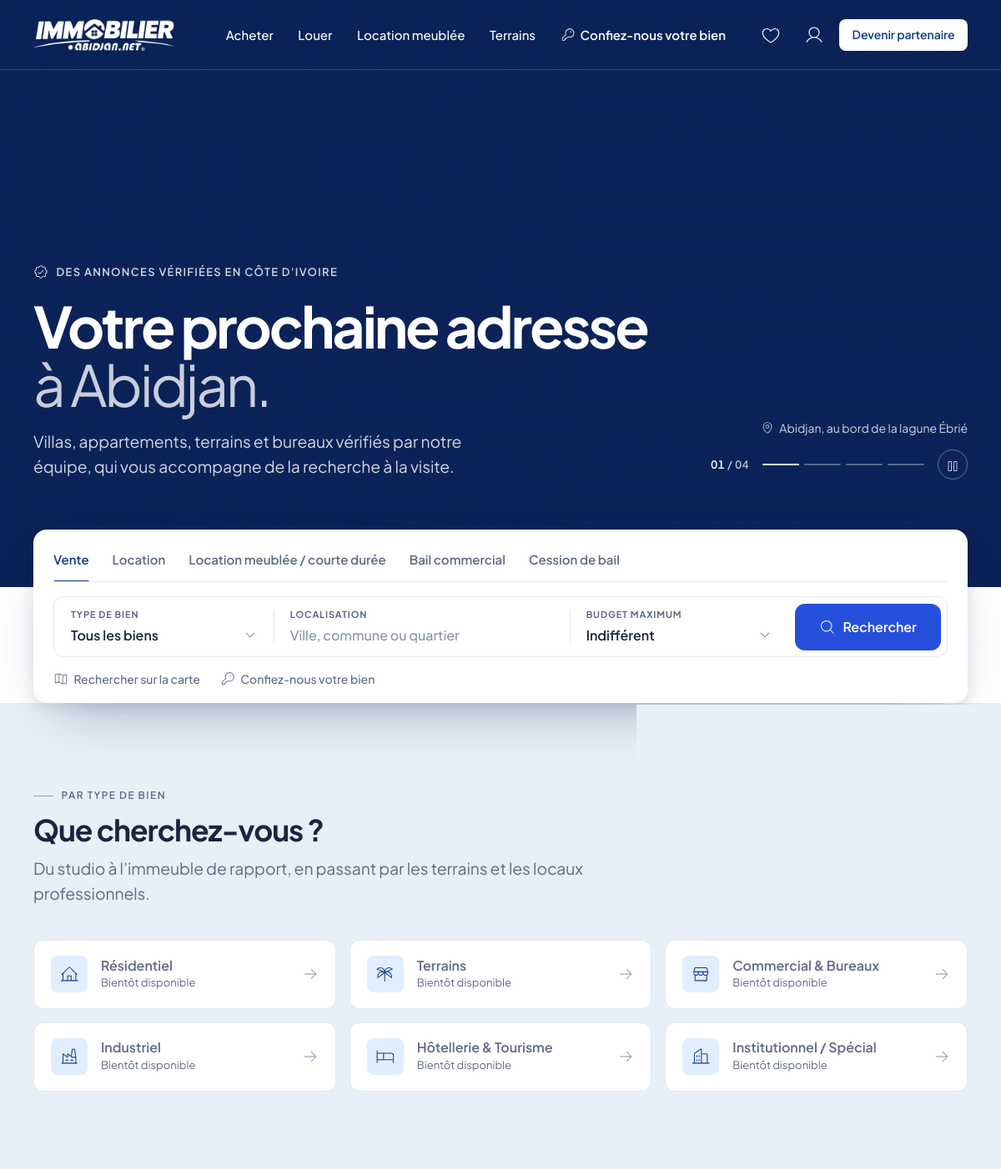
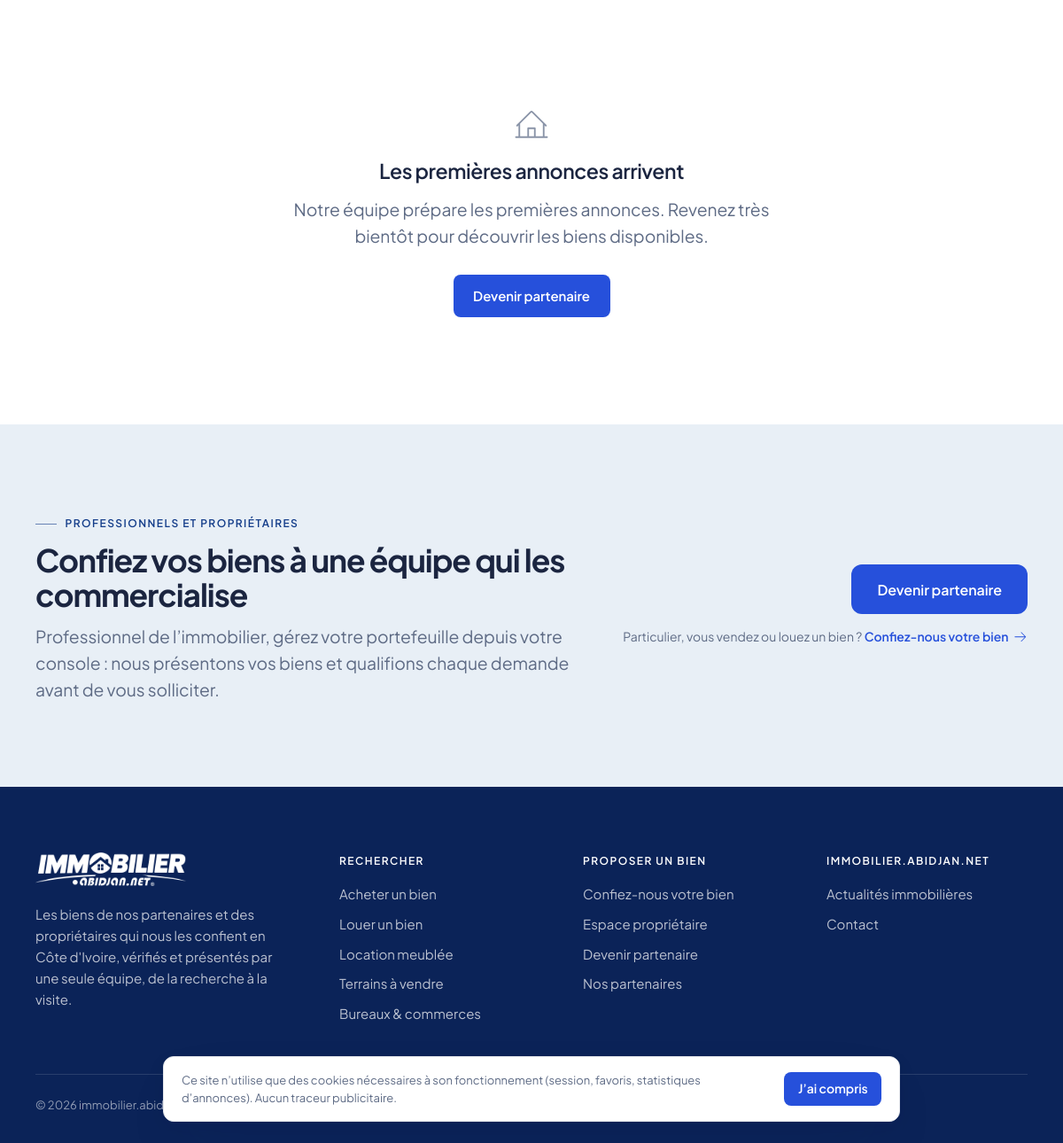
The page / on the database its author committed (2 pictures, top to bottom).
### tables this page shows
CREATE TABLE countries (
  id                 INT UNSIGNED     NOT NULL AUTO_INCREMENT,
  iso2               CHAR(2)          NOT NULL,
  name               VARCHAR(100)     NOT NULL,
  name_translations  JSON             NULL,
  currency_code      CHAR(3)          NOT NULL COMMENT 'ISO 4217 (XOF, XAF, GHS…)',
  currency_symbol    VARCHAR(10)      NOT NULL,
  currency_decimals  TINYINT UNSIGNED NOT NULL DEFAULT 0,
  phone_prefix       VARCHAR(6)       NOT NULL,
  default_locale     VARCHAR(10)      NOT NULL DEFAULT 'fr',
  timezone           VARCHAR(40)      NOT NULL,
  is_active          TINYINT(1)       NOT NULL DEFAULT 0,
  sort_order         SMALLINT         NOT NULL DEFAULT 0,
  created_at         DATETIME         NOT NULL DEFAULT CURRENT_TIMESTAMP,
  updated_at         DATETIME         NULL ON UPDATE CURRENT_TIMESTAMP,
  PRIMARY KEY (id),
  UNIQUE KEY uq_countries_iso2 (iso2)
);

CREATE TABLE transaction_types (
  id                   INT UNSIGNED  NOT NULL AUTO_INCREMENT,
  code                 VARCHAR(40)   NOT NULL,
  slug                 VARCHAR(60)   NOT NULL COMMENT 'Segment d’URL : acheter, louer…',
  name                 VARCHAR(80)   NOT NULL,
  name_translations    JSON          NULL,
  default_price_period ENUM('total','month','week','night','year') NOT NULL DEFAULT 'total',
  is_active            TINYINT(1)    NOT NULL DEFAULT 1,
  sort_order           SMALLINT      NOT NULL DEFAULT 0,
  PRIMARY KEY (id),
  UNIQUE KEY uq_transaction_types_code (code),
  UNIQUE KEY uq_transaction_types_slug (slug)
);

CREATE TABLE property_categories (
  id                 INT UNSIGNED  NOT NULL AUTO_INCREMENT,
  parent_id          INT UNSIGNED  NULL,
  country_id         INT UNSIGNED  NULL COMMENT 'NULL = disponible dans tous les pays',
  code               VARCHAR(60)   NOT NULL,
  slug               VARCHAR(80)   NOT NULL,
  name               VARCHAR(100)  NOT NULL,
  name_plural        VARCHAR(100)  NULL,
  name_translations  JSON          NULL,
  icon               VARCHAR(60)   NULL,
  description        TEXT          NULL,
  is_active          TINYINT(1)    NOT NULL DEFAULT 1,
  sort_order         SMALLINT      NOT NULL DEFAULT 0,
  created_at         DATETIME      NOT NULL DEFAULT CURRENT_TIMESTAMP,
  updated_at         DATETIME      NULL ON UPDATE CURRENT_TIMESTAMP,
  PRIMARY KEY (id),
  UNIQUE KEY uq_property_categories_code (code),
  UNIQUE KEY uq_property_categories_slug (slug),
  KEY idx_property_categories_parent (parent_id, is_active, sort_order),
  KEY idx_property_categories_country (country_id),
  CONSTRAINT fk_property_categories_parent  FOREIGN KEY (parent_id)  REFERENCES property_categories (id),
  CONSTRAINT fk_property_categories_country FOREIGN KEY (country_id) REFERENCES countries (id)
);

CREATE TABLE sites (
  id                 INT UNSIGNED  NOT NULL AUTO_INCREMENT,
  country_id         INT UNSIGNED  NOT NULL,
  code               VARCHAR(30)   NOT NULL COMMENT 'Identifiant technique (ci, sn…)',
  name               VARCHAR(100)  NOT NULL,
  theme              VARCHAR(50)   NOT NULL DEFAULT 'default',
  default_locale     VARCHAR(10)   NOT NULL DEFAULT 'fr',
  supported_locales  JSON          NULL COMMENT '["fr","en"]',
  contact_email      VARCHAR(190)  NULL,
  contact_phone      VARCHAR(30)   NULL,
  contact_whatsapp   VARCHAR(30)   NULL,
  address            VARCHAR(255)  NULL,
  latitude           DECIMAL(10,7) NULL COMMENT 'Position de l''éditeur (carte de la page Contact)',
  longitude          DECIMAL(10,7) NULL,
  social_links       JSON          NULL COMMENT '{"facebook": "https://…", …} — réseaux affichés dans le pied de page',
  analytics_id       VARCHAR(40)   NULL COMMENT 'Tag Google (G-… ou UA-…), chargé après consentement, production uniquement',
  status             ENUM('active','maintenance','disabled') NOT NULL DEFAULT 'disabled',
  created_at         DATETIME      NOT NULL DEFAULT CURRENT_TIMESTAMP,
  updated_at         DATETIME      NULL ON UPDATE CURRENT_TIMESTAMP,
  PRIMARY KEY (id),
  UNIQUE KEY uq_sites_code (code),
  KEY idx_sites_country (country_id),
  CONSTRAINT fk_sites_country FOREIGN KEY (country_id) REFERENCES countries (id)
);

### app/Views/front/partials/search.php (the view, shortened to what the rows shown need)
<?php
$values ??= [];
$current = $values['transaction'] ?? $transactions[0]['slug'];
$selectedType = (string) ($values['type'] ?? '');
?>
<form class="im-search" action="<?= e(url($current)) ?>" method="get" role="search" aria-label="<?= e(__('front.search.label')) ?>" data-search data-budgets="<?= e(json_encode($budgets, JSON_UNESCAPED_UNICODE)) ?>">
  <div class="im-tabs im-search__tabs" role="tablist" aria-label="<?= e(__('front.search.transaction_label')) ?>">
    <?php foreach ($transactions as $transaction): $active = $transaction['slug'] === $current; ?>
    <button class="im-tabs__tab" type="button" role="tab" aria-selected="<?= $active ? 'true' : 'false' ?>" data-search-transaction="<?= e($transaction['slug']) ?>" data-action="<?= e(url($transaction['slug'])) ?>">
      <?= e($transaction['label']) ?>
    </button>
    <?php endforeach; ?>
  </div>
</form>

### app/Views/front/pages/home.php (shortened to what the rows shown need)
<?php
$hasListings = $featured !== [] || $latest !== [];
?>
<?= render_view('front/partials/hero', $hero) ?>
<?php if ($families !== []): ?>
<section class="im-section im-section--mist" aria-labelledby="families-title">
  <div class="im-container">
    <header class="im-section-head">
      <div class="im-section-head__text">
        <h2 class="im-h2 im-section-head__title" id="families-title"><?= e(__('front.home.families_title')) ?></h2>
      </div>
    </header>
    <ul class="im-family-grid">
      <?php foreach ($families as $family): $count = (int) $family['listings']; ?>
      <li>
        <a class="im-family<?= $count === 0 ? ' is-empty' : '' ?>" href="<?= e(url('acheter/' . $family['slug'])) ?>">
          <span class="im-family__icon"><?= icon($family['icon'] ?: 'house') ?></span>
          <span class="im-family__body">
            <span class="im-family__name"><?= e($family['name_plural'] ?: $family['name']) ?></span>
            <span class="im-family__count"><?= e($count > 0 ? __n('front.home.families_count', $count) : __('front.home.families_empty')) ?></span>
          </span>
          <?= icon('arrow-right', 'im-family__arrow') ?>
        </a>
      </li>
      <?php endforeach; ?>
    </ul>
  </div>
</section>
<?php endif; ?>
<?php if (!$hasListings): ?>
<section class="im-section" aria-labelledby="empty-title">
  <div class="im-container">
    <div class="im-empty-home">
      <h2 class="im-h3" id="empty-title"><?= e(__('front.home.empty_title')) ?></h2>
    </div>
  </div>
</section>
<?php endif; ?>
<section class="im-section im-section--partner" aria-labelledby="partner-title">
  <div class="im-container">
    <div class="im-partner">
      <div class="im-partner__text">
        <h2 class="im-h2" id="partner-title"><?= e(__('front.home.partner_title')) ?></h2>
      </div>
    </div>
  </div>
</section>

### app/Views/front/partials/hero.php (shortened to what the rows shown need)
<?php
$interval ??= 7000;
$country = site()?->country->localizedName(locale()) ?? '';
?>
<section class="im-hero" aria-roledescription="carrousel" aria-label="<?= e(__('front.hero.carousel_label', ['country' => $country])) ?>" data-hero style="--im-hero-interval: <?= (int) $interval ?>ms">
  <div class="im-container im-hero__inner">
    <div class="im-hero__content">
      <p class="im-hero__eyebrow">
        <?= icon('verified') ?>
        <span><?= $listingsCount > 0
            ? '<span class="im-num">' . e(format_number($listingsCount)) . '</span> ' . e(__n('front.hero.eyebrow_suffix', $listingsCount, ['country' => $country]))
            : e(__('front.hero.eyebrow_empty', ['country' => $country])) ?></span>
      </p>
      <h1 class="im-display im-hero__title">
        <?= e(__('front.hero.title')) ?>
        <span class="im-hero__title-soft"><?= e(__('front.hero.title_soft', ['city' => $city])) ?></span>
      </h1>
    </div>
  </div>
</section>
<div class="im-container im-hero-search">
  <?= render_view('front/partials/search', $search) ?>
</div>

### app/Support/helpers.php (shortened to what the rows shown need)
<?php
function app(): App
{
    return App::instance();
}
function config(string $key, mixed $default = null): mixed
{
    return app()->config->get($key, $default);
}
function site(): ?Site
{
    return app()->site();
}
function __(string $key, array $replace = []): string
{
    return app()->translator()->get($key, $replace);
}
function locale(): string
{
    return app()->translator()->locale();
}
function e(mixed $value): string
{
    return htmlspecialchars((string) $value, ENT_QUOTES | ENT_SUBSTITUTE, 'UTF-8');
}
function url(string $path = ''): string
{
    $base = (string) config('app.base_path', '');
    return $base . '/' . ltrim($path, '/');
}
function asset(string $path): string
{
    $relative = 'assets/' . ltrim($path, '/');
    $file = APP_ROOT . '/public/' . $relative;
    $version = is_file($file) ? '?v=' . filemtime($file) : '';
    return url($relative) . $version;
}
function logo_picture(string $path, array $attributes = []): string
{
    $png = ltrim($path, '/');
    $webp = substr($png, 0, -4) . '.webp';
    $versioned = static function (string $relative): string {
        $file = APP_ROOT . '/public/' . $relative;
        return url($relative) . (is_file($file) ? '?v=' . filemtime($file) : '');
    };
    $attributes += ['alt' => ''];
    $html = '';
    foreach ($attributes as $name => $value) {
        $html .= ' ' . e((string) $name) . '="' . e((string) $value) . '"';
    }
    $source = is_file(APP_ROOT . '/public/' . $webp)
        ? '<source srcset="' . e($versioned($webp)) . '" type="image/webp">'
        : '';
    return '<picture class="im-picture">' . $source . '<img src="' . e($versioned($png)) . '"' . $html . '></picture>';
}
function render_view(string $view, array $data = []): string
{
    return app()->view()->render($view, $data);
}
function icon(string $name, string $class = '', ?string $label = null): string
{
    static $sprite = null;
    $sprite ??= asset('img/icons.svg');
    $accessibility = $label === null
        ? ' aria-hidden="true" focusable="false"'
        : ' role="img" aria-label="' . e($label) . '"';
    return sprintf(
        '<svg class="im-icon%s"%s><use href="%s#i-%s"></use></svg>',
        $class !== '' ? ' ' . e($class) : '',
        $accessibility,
        e($sprite),
        e($name)
    );
}
function price_period_label(string $period): string
{
    return in_array($period, ['month', 'week', 'night', 'year'], true) ? __('common.price_period.' . $period) : '';
}

### app/Views/front/partials/footer.php (shortened to what the rows shown need)
<?php
$site = site();
$siteName = $site->name ?? config('app.name');
$country = $site?->country->localizedName(locale()) ?? '';
?>
<footer class="im-footer">
  <div class="im-container">
    <div class="im-footer__top">
      <div class="im-footer__about">
        <a class="im-footer__brand" href="<?= e(url()) ?>" aria-label="<?= e(__('front.nav.home_label', ['site' => $siteName])) ?>">
          <?= logo_picture('assets/img/brand/logo-immobilier-abidjan-net-blanc.png', ['width' => 428, 'height' => 96, 'loading' => 'lazy']) ?>
        </a>
        <p class="im-footer__pitch"><?= e(__('front.footer.pitch', ['country' => $country])) ?></p>
      </div>
    </div>
    <div class="im-footer__bottom">
      <span>© <?= e(date('Y')) ?> <?= e($siteName) ?></span>
    </div>
  </div>
</footer>

### rows shown on the page
countries: name "DES ANNONCES VÉRIFIÉES EN CÔTE D'IVOIRE", name "Les biens de nos partenaires et des propriétaires qui nous les confient en Côte d'Ivoire, vérifiés et présentés par une seule équipe, de la recherche à la visite."
transaction_types: name "Vente"
transaction_types: name "Location"
transaction_types: name "Location meublée / courte durée"
transaction_types: name "Bail commercial"
transaction_types: name "Cession de bail"
property_categories: name_plural "Résidentiel", count "Bientôt disponible"
property_categories: name_plural "Terrains", count "Bientôt disponible"
property_categories: name_plural "Commercial & Bureaux", count "Bientôt disponible"
property_categories: name_plural "Industriel", count "Bientôt disponible"
property_categories: name_plural "Hôtellerie & Tourisme", count "Bientôt disponible"
property_categories: name_plural "Institutionnel / Spécial", count "Bientôt disponible"
sites: name "immobilier.abidjan.net"

### other values the page prints
$item['label'] "Acheter"
$item['label'] "Louer"
$item['label'] "Location meublée"
$item['label'] "Terrains"
__('front.nav.entrust_property') "Confiez-nous votre bien"
__('front.nav.become_partner') "Devenir partenaire"
__('front.hero.title') "Votre prochaine adresse"
__('front.hero.title_soft', ['city' => $city]) "à Abidjan."
__('front.hero.text') "Villas, appartements, terrains et bureaux vérifiés par notre équipe, qui vous accompagne de la recherche à la visite."
$slides[0]['caption'] "Abidjan, au bord de la lagune Ébrié"
str_pad((string) $total, 2, '0', STR_PAD_LEFT) "04"
__('front.search.property_type') "TYPE DE BIEN"
__('front.search.location') "LOCALISATION"
__('front.search.budget') "BUDGET MAXIMUM"
__('front.search.submit') "Rechercher"
